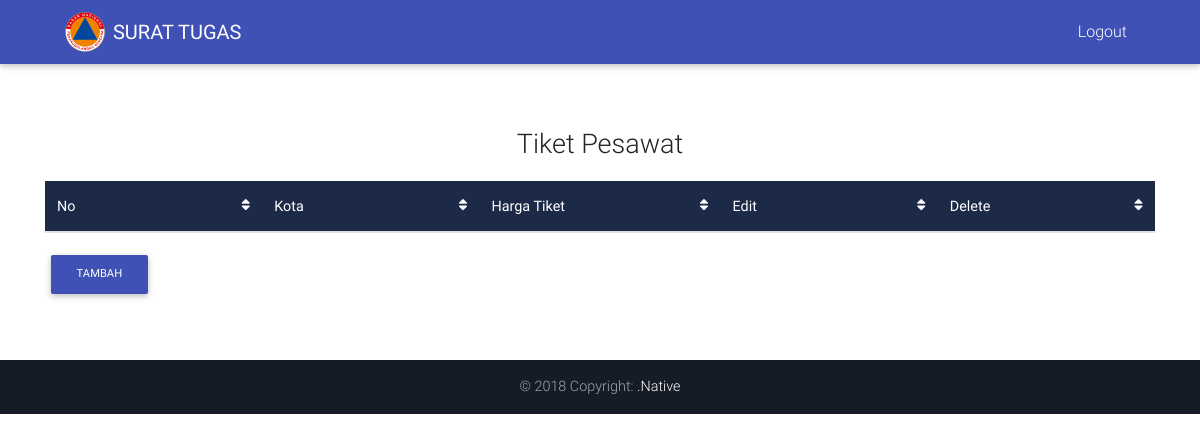
/index.php/home/tiket_pesawat, run on an earlier commit of the app's database.
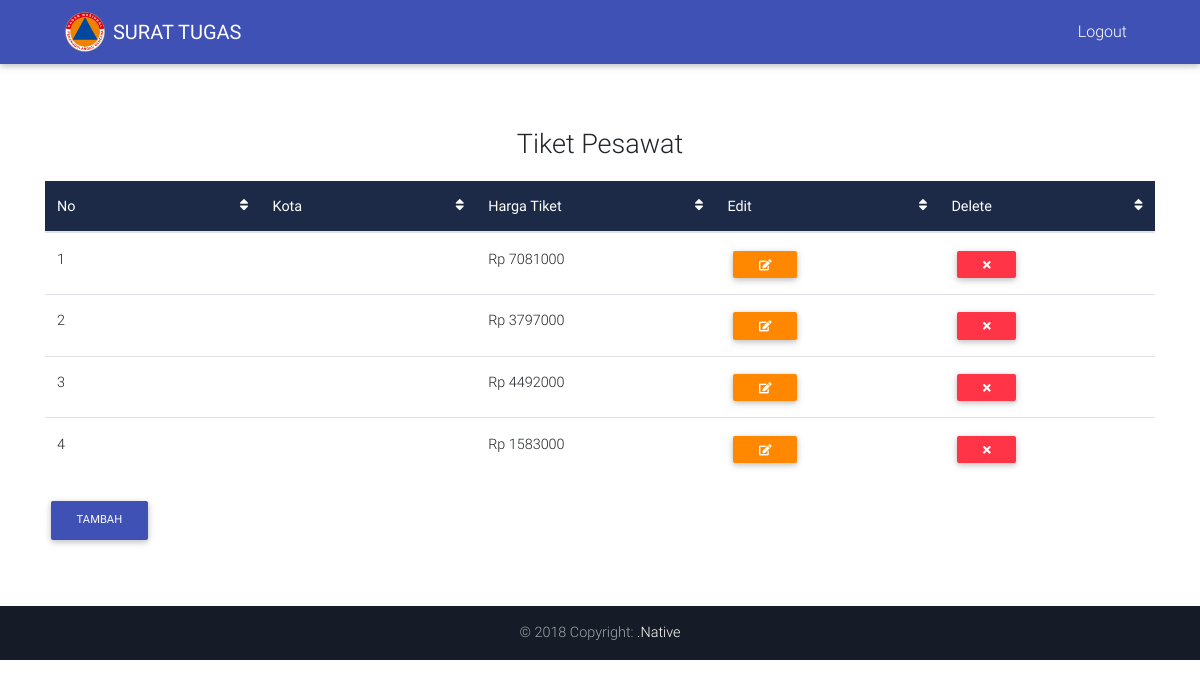
And on a later commit of the database.
### tables this page shows
CREATE TABLE `tiket_pesawat` (
  `id` int(5) NOT NULL,
  `biaya_tiket` int(10) NOT NULL,
  `rute` varchar(255) NOT NULL
);

### application/controllers/Home.php (called while the page is built, shortened)
<?php
class Home extends CI_Controller {
	function __Construct()
    {
        $this->load->model("home_model");
        $this->load->library("pagination");
    }
	public function tiket_pesawat()
	{
		$data['pesawat'] = $this->home_model->get_tiket_pesawat();
		$this->load->view('nav');
		$this->load->view('header');
		$this->load->view('tiket_pesawat', $data);
		$this->load->view('footer');
	}
}

### index.php (called while the page is built, shortened)
<?php
require_once BASEPATH.'core/CodeIgniter.php';

### application/models/Home_model.php (called while the page is built, shortened)
<?php
class Home_model extends CI_Model {
	function get_tiket_pesawat() {
		$this->db->from('tiket_pesawat');
		$query = $this->db->get();
		return $query->result();
	}
}
?>

### application/views/tiket_pesawat.php (the view, shortened to what this page needs)
<body>
  <div class="container margin">
        <p style="font-size: 27px; text-align: center;">Tiket Pesawat</p>
                  <table id="tiket_pesawat" class="table table-hover" cellspacing="0">
                          <thead class="mdb-color darken-3 white-text">
                            <tr>
                              <th class="th-sm" scope="col">No
                                <i class="fa fa-sort float-right" aria-hidden="true"></i>
                              </th>
                              <th class="th-sm" scope="col">Kota
                                <i class="fa fa-sort float-right" aria-hidden="true"></i>
                              </th>
                              <th class="th-sm" scope="col">Harga Tiket
                                <i class="fa fa-sort float-right" aria-hidden="true"></i>
                              </th>
                              <th class="th-sm" scope="col">Edit
                                <i class="fa fa-sort float-right" aria-hidden="true"></i>
                              </th>
                              <th class="th-sm" scope="col">Delete
                                <i class="fa fa-sort float-right" aria-hidden="true"></i>
                              </th>
                            </tr>
                          </thead>
                          <tbody>
                            <?php
                            $counter = 1;
                            foreach ($pesawat as $row) {
                              echo "
                              <tr>
                              <td>".$counter."</td>
                              <td>".$row->kota."</td>
                              <td> Rp ".$row->biaya_tiket."</td>
                              <td>
                                <span class='table-remove'><a href='".base_url("home/edit_tiket_page/$row->id")."'><button type='button' class='btn btn-warning btn-sm my-0'><i class='fa fa-pencil-square-o' aria-hidden='true'></i></button></span>
                              </td>
                              <td>
                                <span class='table-remove'><a href='".base_url("home/delete_tiket/$row->id")."'><button type='button' class='btn btn-danger btn-sm my-0'><i class='fa fa-times' aria-hidden='true'></i></button></span>
                              </td>
                            </tr>
                            ";
                              $counter++;}
                             ?>
                      </tbody>
                    </table>
              <div align="left">
                <a href="#"><button type="button" data-toggle="modal" data-target="#modalRegisterForm" class="btn btn-indigo btn-md">Tambah</button></a>
              </div>
      </div>
</body>
</html>

What changed in the data, as far as the page shows it:
added tiket_pesawat: biaya_tiket "7081000"
added tiket_pesawat: biaya_tiket "3797000"
added tiket_pesawat: biaya_tiket "4492000"
added tiket_pesawat: biaya_tiket "1583000"
